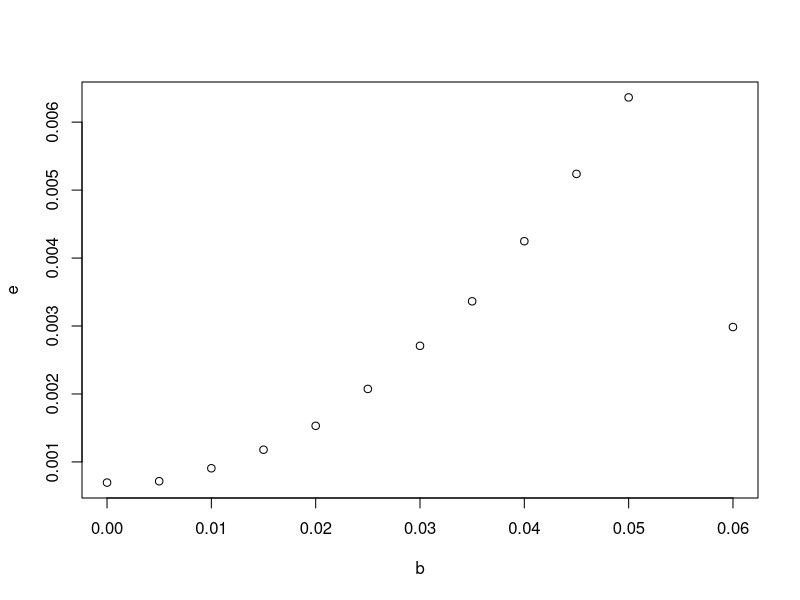

This chart was generated by the following R code:

### models:  
# h1 : large model 
# h0 : small unbiased model 
# bias : small biased model 

#### ESTIMATOR DEFINITIONS  

generate_sample = function( n = 1000 ) rnorm(n,1,1) 

h1_solve = function( x ) 
{ 
	n = length(x) 
	mu1 = mean(x) # MLE 
	v1 = var(x)*(n-1)/n # MLE, not unbiased estimate  
	c( mu1 , v1 ) 
}  

h0_solve = function( x ) 
{ 
	f = function(t) mean( dnorm(x, 1+t , abs(1+0.5*t)+0.000001 , log=T ) ) 
	t = optimize( f , lower = -10 , upper = 10 , maximum = T )$objective 
	c( t , 1+t , 1+0.5*t ) # Remark: These are estimates, but their variance will equate due to mere additive differences.  
} 

bias_solve = function( x , bias=0.1 ) 
{ 
	f = function(t) mean( dnorm(x, 1+bias+t , abs(1-bias+t)+0.000001 , log=T ) ) 
	t = optimize( f , lower = -10 , upper = 10 , maximum = T )$maximum  
	c( t , 1+bias+t , 1-bias+t )  
} 

#### VARIANCE DEFINITIONS  

generate_estimates = function( nn , n , solver ) matrix( unlist( lapply( 1:nn , function(i) solver( generate_sample(n) ) ) ) , ncol=nn ) 

h1_sim = function(nn=1000 , n=1000) 
{ 
	theta = generate_estimates( nn , n , h1_solve ) 
	mean( (1 - theta[1,])^2 ) + mean( (1 - theta[2,])^2 ) 
} 

h0_sim = function( nn = 1000 , n = 1000 ) 
{ 
	theta = generate_estimates( nn , n , h0_solve ) 
	c( var( theta[1,] ) , var( theta[2,] ) , var( theta[3,] ) ) 
} 

bias_sim = function( nn = 1000 , n = 1000 , bias = 0.1 ) 
{ 
	theta = matrix( unlist( lapply( 1:nn , function(i) bias_solve( generate_sample(n) , bias ) ) ) , ncol=nn ) 
	mean( (1 - theta[2,])^2 ) + mean( (1 - theta[3,])^2 ) 
} 

#### VISUAL DEMONSTRATION 

illustrate_helper = function( n=100 , nn=100 ) 
{ 
	biases = 0.05 * ( 0:10 ) / 10 
	errors = 1:11 
	for( i in 1:length(biases) ) 
	{ 
		errors[i] = bias_sim( nn , n , biases[i] ) 
	} 
	biases = c( biases , 0.06 ) 
	errors = c( errors , h1_sim( nn , n ) ) 
	
	out = cbind( biases , errors ) 
	colnames( out ) = c( "b" , "e" ) 
	out 
} 

n1000 = illustrate_helper( 1000 , 1000 ) 
plot( e ~ b , n1000 ) 
















